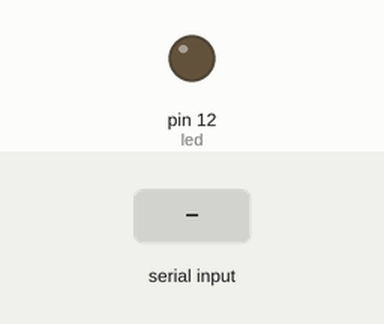
Simulated run of this sketch. Board: Arduino Uno, built with avr-gcc and run on an emulated ATmega328P. Shown: output pins drawn as LEDs (lit = HIGH). Inputs (shaded band) come from the test bench.

Above: at 1.2 s.
1.3 s: "90 45\n" received over Serial
At 1.7 s:
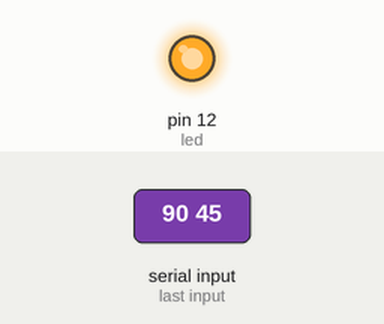
Timing chart, 0 to 10.3 s (numbered marks = the images above; inputs shaded):
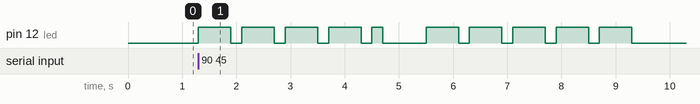

Measured:
- after the input at 1.3 s, pin 12 (led): goes 4 × (HIGH 0.60 s, LOW 0.20 s), HIGH 0.20 s, LOW 0.80 s, 4 × (HIGH 0.60 s, LOW 0.20 s), HIGH 0.60 s, then LOW, starting at once

The sketch:

sketch_jun9a.ino
```cpp
int led = 12;

char*letters[] = {
  ".-", "-...","-.-.","-..",".","..-.","--.","....","..", //A~I
  ".---","-.-",".-..","--","-.","---",".--.","--.-",".-.",//J~R
  "...","-","..-","...-",".--","-..-","-.--","--.."//S~Z
};

char* numbers[] = {"-----", ".----", "..---", "...--", "....-", ".....", "-....", "--...", "---..", "----."};//1~9

int dotDelay = 200;

void setup() {
  // put your setup code here, to run once:
pinMode(led, OUTPUT);
Serial.begin(9600);
}

void loop() {
  // put your main code here, to run repeatedly:
  char ch;
  if (Serial.available())// USB에서 어떤 것이 읽혔는가?
  {
    ch = Serial.read();// read a single letter
    if (ch >= 'a'&& ch <= 'z')
    {
      flashSequence(letters[ch - 'a']);
    }
    else if (ch >= 'A'&& ch <= 'Z')
    {
      flashSequence(letters[ch - 'A']);
    }
    else if (ch >= '0'&& ch <= '9')
    {
      flashSequence(numbers[ch - '0']);
    }
    else if (ch == ' ')
    {
      delay(dotDelay * 4);//단어 사이의 간격
    }
  }
}

void flashSequence(char* sequence)
{
  int i = 0;
  while (sequence[i] != NULL)
  {
    flashDotOrDash(sequence[i]);
    i++;
  }
  delay(dotDelay * 3); //단어 사이의 간격
}

void flashDotOrDash(char dotOrDash)
{
  digitalWrite(led, HIGH);
  if (dotOrDash == '.')
  {
    delay(dotDelay);
  }
  else // a -가 필요함
  {
    delay(dotDelay * 3);
  }
  digitalWrite(led, LOW);
  delay(dotDelay); //플래시 사이의 간격
}
```
